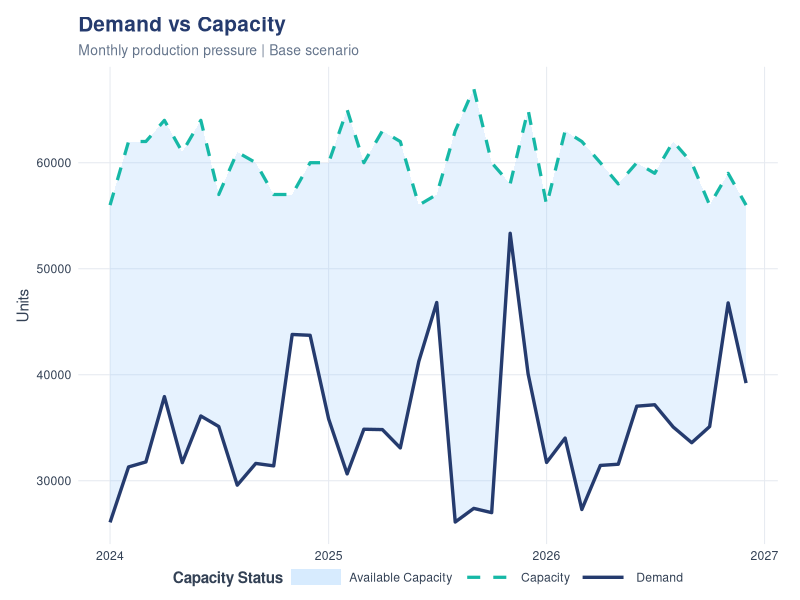
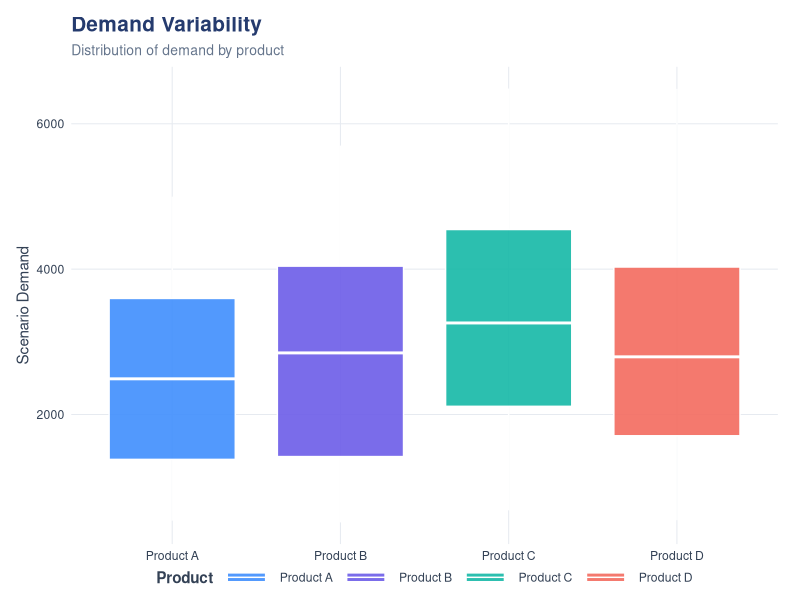
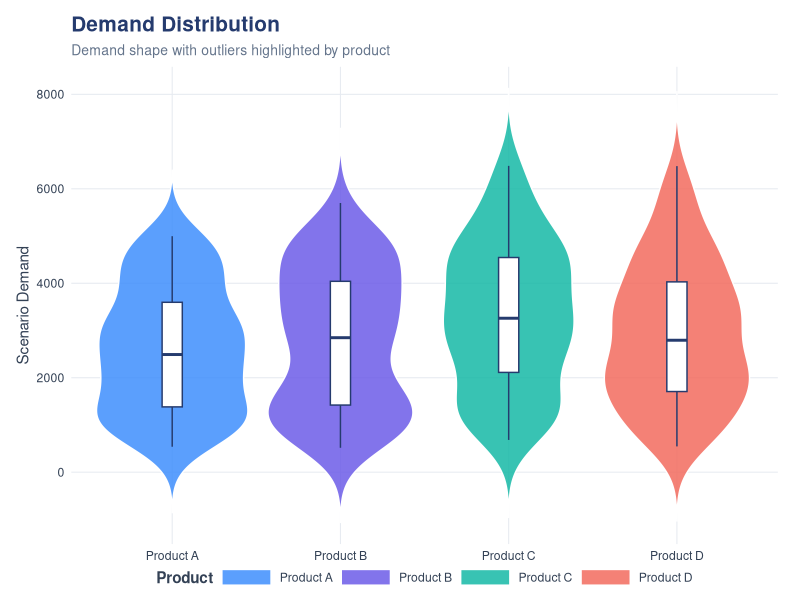
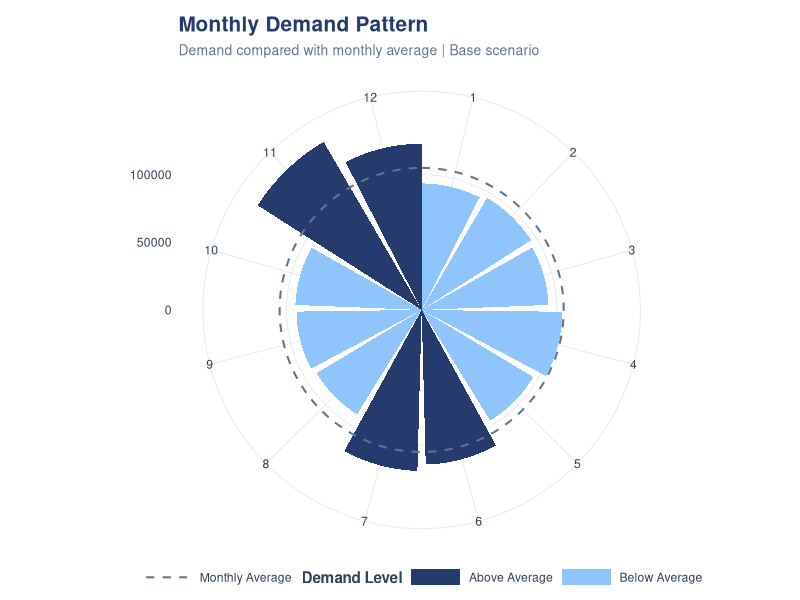
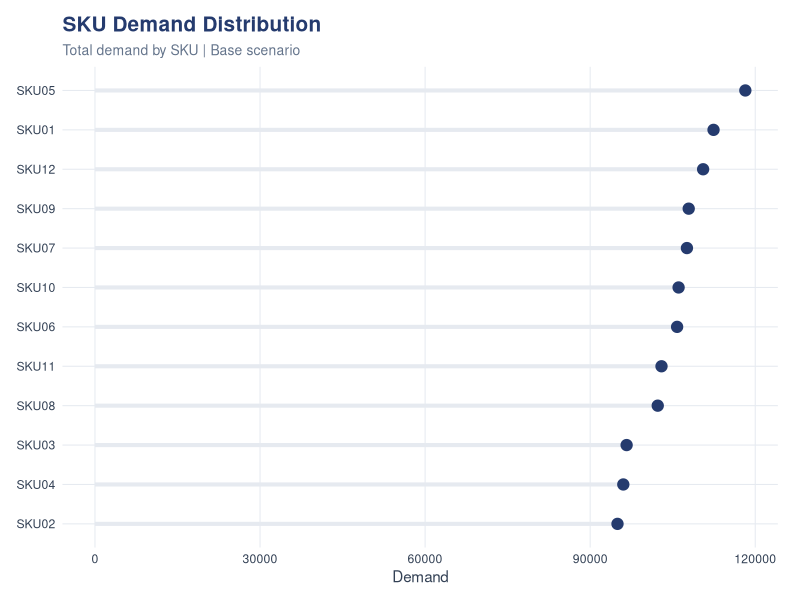
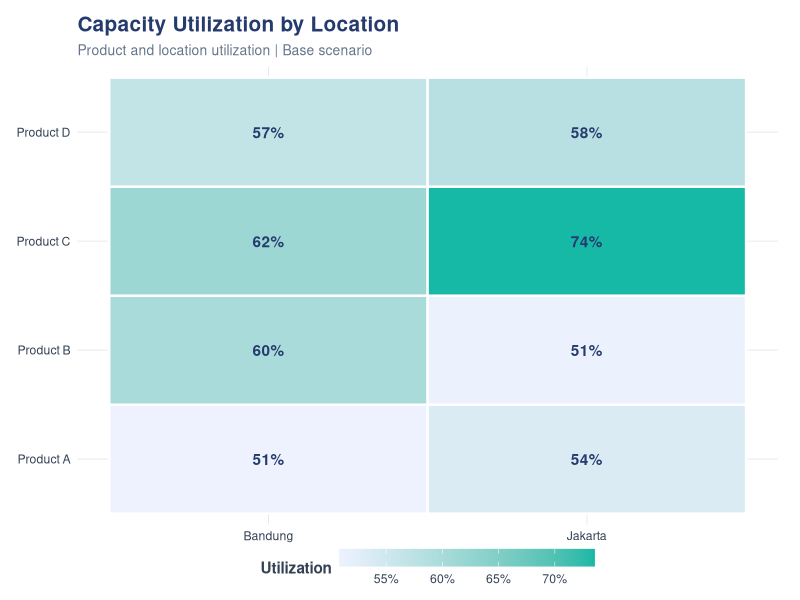
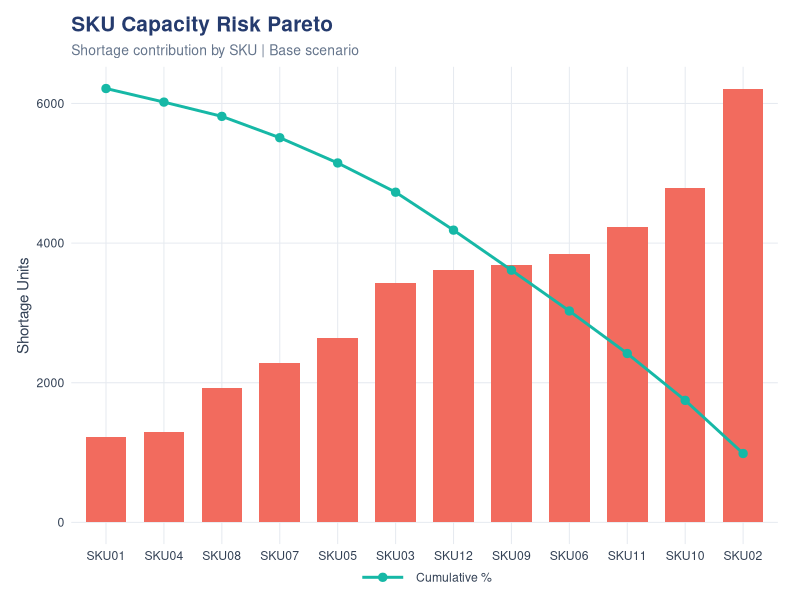
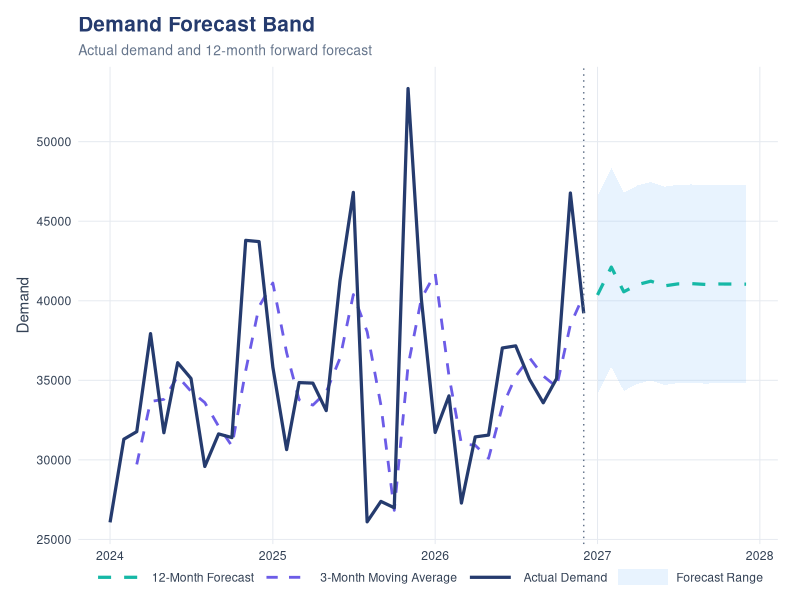

These figures' R source, in order:
#!/usr/bin/env Rscript

suppressPackageStartupMessages({
  library(dplyr)
  library(ggplot2)
  library(lubridate)
  library(readr)
  library(tidyr)
})

root <- normalizePath(getwd(), mustWork = TRUE)
dataset_dir <- file.path(root, "dataset")
output_dir <- file.path(root, "output")
dir.create(dataset_dir, recursive = TRUE, showWarnings = FALSE)
dir.create(output_dir, recursive = TRUE, showWarnings = FALSE)

set.seed(123)
dataset <- expand.grid(
  Tanggal = seq(as.Date("2024-01-01"), as.Date("2026-12-01"), by = "month"),
  SKU = paste0("SKU", sprintf("%02d", 1:12))
) |>
  as_tibble() |>
  mutate(
    Tahun = year(Tanggal), Bulan = month(Tanggal), NamaBulan = format(Tanggal, "%B"),
    Produk = rep(c("Product A", "Product B", "Product C", "Product D"), length.out = n()),
    Kategori = if_else(Produk %in% c("Product A", "Product B"), "Food", "Drink"),
    Rasa = sample(c("Chocolate", "Berry", "Vanilla", "Original"), n(), replace = TRUE),
    Ukuran = sample(c("Small", "Medium", "Large"), n(), replace = TRUE),
    Packing = sample(c("Box", "Bottle"), n(), replace = TRUE),
    Lokasi = sample(c("Jakarta", "Bandung"), n(), replace = TRUE),
    Permintaan = round(runif(n(), 500, 5000) * case_when(
      Bulan %in% c(11, 12) ~ 1.30,
      Bulan %in% c(6, 7) ~ 1.15,
      TRUE ~ 1
    )),
    Harga = sample(c(5000, 7500, 10000, 15000), n(), replace = TRUE),
    Kapasitas = sample(c(4000, 5000, 6000), n(), replace = TRUE)
  )

step1 <- dataset |>
  mutate(TahunBulan = as.Date(sprintf("%d-%02d-01", Tahun, Bulan)),
         DemandValue = Permintaan * Harga)

step2 <- step1 |>
  group_by(TahunBulan, Tahun, Bulan, NamaBulan, SKU, Produk,
           Kategori, Rasa, Ukuran, Packing, Lokasi) |>
  summarise(Demand = sum(Permintaan, na.rm = TRUE),
            DemandValue = sum(DemandValue, na.rm = TRUE),
            Capacity = mean(Kapasitas, na.rm = TRUE),
            Harga = mean(Harga, na.rm = TRUE), .groups = "drop")

scenarios <- tibble(
  Scenario = c("-30%", "-20%", "-10%", "Base", "+10%", "+20%", "+30%"),
  Growth = c(-0.30, -0.20, -0.10, 0.00, 0.10, 0.20, 0.30)
)

demand_final <- crossing(step2, scenarios) |>
  mutate(ScenarioDemand = Demand * (1 + Growth),
         ScenarioValue = ScenarioDemand * Harga,
         Utilization = ScenarioDemand / Capacity,
         CapacityGap = Capacity - ScenarioDemand,
         RevenueImpact = ScenarioValue - DemandValue) |>
  arrange(TahunBulan, SKU, Scenario)

write_csv(dataset, file.path(dataset_dir, "dataset.csv"), na = "")
write_csv(step1, file.path(dataset_dir, "step1_prepared.csv"), na = "")
write_csv(step2, file.path(dataset_dir, "step2_aggregated.csv"), na = "")
write_csv(demand_final, file.path(dataset_dir, "demand_final.csv"), na = "")
write_csv(scenarios, file.path(dataset_dir, "scenarios.csv"), na = "")

base <- demand_final |> filter(Scenario == "Base")


# Modern, cohesive palette: deep blue, violet, aqua, coral, gold and slate.
COLORS <- list(
  navy = "#253B6E", violet = "#6C5CE7", aqua = "#16B8A6", blue = "#3F8EFC",
  sky = "#8EC5FC", coral = "#F26B5E", gold = "#F2B134", plum = "#9B6DFF",
  slate = "#64748B", grid = "#E6EAF0", text = "#334155", white = "#FFFFFF"
)
PRODUCT_COLORS <- c("Product A" = "#3F8EFC", "Product B" = "#6C5CE7", "Product C" = "#16B8A6", "Product D" = "#F26B5E")
theme_project <- theme_minimal(base_size = 11) +
  theme(
    plot.background = element_rect(fill = COLORS$white, color = NA),
    panel.background = element_rect(fill = COLORS$white, color = NA),
    panel.grid.minor = element_blank(),
    panel.grid.major = element_line(color = COLORS$grid, linewidth = .35),
    axis.text = element_text(color = COLORS$text), axis.title = element_text(color = COLORS$text),
    plot.title = element_text(face = "bold", size = 15, color = COLORS$navy),
    plot.subtitle = element_text(size = 10, color = COLORS$slate), legend.position = "bottom",
    legend.key.width = unit(1.3, "cm"), legend.key.height = unit(.45, "cm"),
    legend.spacing.x = unit(.25, "cm"), legend.box.spacing = unit(4, "pt"),
    legend.margin = margin(0, 0, 0, 0),
    legend.title = element_text(face = "bold", color = COLORS$text),
    legend.text = element_text(color = COLORS$text),
    plot.margin = margin(12, 16, 10, 12)
  )
save_plot <- function(name, plot, width = 10, height = 6) {
  ggsave(file.path(output_dir, name), plot, width = width, height = height, dpi = 150, bg = COLORS$white)
}

monthly <- base |>
  group_by(TahunBulan) |>
  summarise(Demand = sum(ScenarioDemand), Capacity = sum(Capacity), .groups = "drop") |>
  mutate(
    GapType = if_else(Demand > Capacity, "Production Shortage", "Available Capacity"),
    BandLow = pmin(Demand, Capacity),
    BandHigh = pmax(Demand, Capacity)
  )
p1 <- ggplot(monthly, aes(TahunBulan)) +
  geom_ribbon(aes(ymin = BandLow, ymax = BandHigh, fill = GapType), alpha = .22) +
  geom_line(aes(y = Demand, color = "Demand", linetype = "Demand"), linewidth = 1.15) +
  geom_line(aes(y = Capacity, color = "Capacity", linetype = "Capacity"), linewidth = 1.1) +
  scale_color_manual(values = c(Demand = COLORS$navy, Capacity = COLORS$aqua), name = NULL) +
  scale_linetype_manual(values = c(Demand = "solid", Capacity = "dashed"), name = NULL) +
  scale_fill_manual(values = c("Production Shortage" = COLORS$coral, "Available Capacity" = COLORS$sky), name = "Capacity Status") +
  labs(title = "Demand vs Capacity", subtitle = "Monthly production pressure | Base scenario", x = NULL, y = "Units") +
  guides(fill = guide_legend(order = 2, override.aes = list(alpha = .35))) +
  theme_project
save_plot("01_demand_vs_capacity.png", p1)

p2 <- ggplot(base, aes(Produk, ScenarioDemand, fill = Produk)) +
  geom_boxplot(color = COLORS$white, alpha = .9, outlier.color = COLORS$gold, outlier.alpha = .7) +
  scale_fill_manual(values = PRODUCT_COLORS, name = "Product") +
  labs(title = "Demand Variability", subtitle = "Distribution of demand by product", x = NULL, y = "Scenario Demand") + theme_project
save_plot("02_demand_variability_boxplot.png", p2)

p3 <- ggplot(base, aes(Produk, ScenarioDemand, fill = Produk)) +
  geom_violin(color = COLORS$white, alpha = .85, trim = FALSE) +
  geom_boxplot(width = .12, fill = COLORS$white, color = COLORS$navy,
               outlier.shape = 21, outlier.fill = COLORS$gold,
               outlier.color = COLORS$navy, outlier.size = 2.4,
               outlier.stroke = .5) +
  scale_fill_manual(values = PRODUCT_COLORS, name = "Product") +
  labs(title = "Demand Distribution", subtitle = "Demand shape with outliers highlighted by product", x = NULL, y = "Scenario Demand") + theme_project
save_plot("03_demand_distribution_violin.png", p3)


seasonality <- base |> group_by(Bulan) |> summarise(Demand = sum(ScenarioDemand), .groups = "drop") |>
  mutate(AverageDemand = mean(Demand),
         DemandLevel = if_else(Demand >= AverageDemand, "Above Average", "Below Average"))
p4 <- ggplot(seasonality, aes(Bulan, Demand)) +
  geom_col(aes(fill = DemandLevel), width = .9) +
  geom_hline(aes(yintercept = AverageDemand, linetype = "Monthly Average"), color = COLORS$slate, linewidth = .7) +
  scale_fill_manual(values = c("Above Average" = COLORS$navy, "Below Average" = COLORS$sky), name = "Demand Level") +
  scale_linetype_manual(values = c("Monthly Average" = "dashed"), name = NULL) +
  coord_polar() + scale_x_continuous(breaks = 1:12) +
  labs(title = "Monthly Demand Pattern", subtitle = "Demand compared with monthly average | Base scenario", x = NULL, y = NULL) + theme_project
save_plot("04_monthly_demand_polar.png", p4)

sku_demand <- base |> group_by(SKU) |> summarise(Demand = sum(ScenarioDemand), .groups = "drop")
p5 <- ggplot(sku_demand, aes(Demand, reorder(SKU, Demand))) +
  geom_segment(aes(x = 0, xend = Demand, y = reorder(SKU, Demand), yend = reorder(SKU, Demand)), color = COLORS$grid, linewidth = 1.4) +
  geom_point(size = 3.5, color = COLORS$navy) +
  labs(title = "SKU Demand Distribution", subtitle = "Total demand by SKU | Base scenario", x = "Demand", y = NULL) + theme_project
save_plot("05_sku_demand_dotplot.png", p5)

utilization <- base |> group_by(Produk, Lokasi) |> summarise(Utilization = sum(ScenarioDemand) / sum(Capacity), .groups = "drop")
p6 <- ggplot(utilization, aes(Lokasi, Produk, fill = Utilization)) +
  geom_tile(color = COLORS$white, linewidth = .8) + geom_text(aes(label = paste0(round(Utilization * 100), "%")), color = COLORS$navy, fontface = "bold") +
  scale_fill_gradient(low = "#EEF2FF", high = COLORS$aqua, labels = scales::percent, name = "Utilization") +
  labs(title = "Capacity Utilization by Location", subtitle = "Product and location utilization | Base scenario", x = NULL, y = NULL) + theme_project
save_plot("06_capacity_utilization_heatmap.png", p6)

risk <- base |> group_by(SKU) |> summarise(Shortage = sum(pmax(-CapacityGap, 0)), .groups = "drop") |> arrange(desc(Shortage)) |> mutate(CumPct = if (sum(Shortage) > 0) cumsum(Shortage) / sum(Shortage) * 100 else rep(0, n()))
max_shortage <- max(risk$Shortage, 1)
p7 <- ggplot(risk, aes(reorder(SKU, Shortage), Shortage)) +
  geom_col(fill = COLORS$coral, width = .7) +
  geom_line(aes(y = CumPct / 100 * max_shortage, group = 1, color = "Cumulative %"), linewidth = 1) +
  geom_point(aes(y = CumPct / 100 * max_shortage, color = "Cumulative %"), size = 2.5) +
  scale_color_manual(values = c("Cumulative %" = COLORS$aqua), name = NULL) +
  labs(title = "SKU Capacity Risk Pareto", subtitle = "Shortage contribution by SKU | Base scenario", x = NULL, y = "Shortage Units") + theme_project
save_plot("07_sku_capacity_risk_pareto.png", p7)

# Recursive 3-month moving average, projected 12 months forward.
df <- monthly |> arrange(TahunBulan) |> mutate(Forecast = (Demand + lag(Demand) + lag(Demand, 2)) / 3)
future <- tibble(TahunBulan = seq(max(df$TahunBulan) %m+% months(1), max(df$TahunBulan) %m+% months(12), by = "month"), Forecast = NA_real_)
for (i in seq_len(nrow(future))) {
  values <- c(tail(df$Demand, 3), future$Forecast[seq_len(i - 1)])
  future$Forecast[i] <- mean(tail(values, 3), na.rm = TRUE)
}
sd_demand <- sd(df$Demand, na.rm = TRUE)
future <- future |> mutate(Upper = Forecast + sd_demand, Lower = Forecast - sd_demand)
forecast_plot <- ggplot() +
  geom_ribbon(data = future, aes(TahunBulan, ymin = Lower, ymax = Upper, fill = "Forecast Range"), alpha = .2) +
  geom_line(data = df |> filter(!is.na(Forecast)), aes(TahunBulan, Forecast, color = "3-Month Moving Average", linetype = "3-Month Moving Average"), linewidth = .95) +
  geom_line(data = df, aes(TahunBulan, Demand, color = "Actual Demand", linetype = "Actual Demand"), linewidth = 1.1) +
  geom_line(data = future, aes(TahunBulan, Forecast, color = "12-Month Forecast", linetype = "12-Month Forecast"), linewidth = 1.1) +
  geom_vline(xintercept = max(df$TahunBulan), linetype = "dotted", color = COLORS$slate) +
  scale_color_manual(values = c("Actual Demand" = COLORS$navy, "3-Month Moving Average" = COLORS$violet, "12-Month Forecast" = COLORS$aqua), name = NULL) +
  scale_linetype_manual(values = c("Actual Demand" = "solid", "3-Month Moving Average" = "dashed", "12-Month Forecast" = "dashed"), name = NULL) +
  scale_fill_manual(values = c("Forecast Range" = COLORS$sky), name = NULL) +
  labs(title = "Demand Forecast Band", subtitle = "Actual demand and 12-month forward forecast", x = NULL, y = "Demand") + theme_project
save_plot("08_demand_forecast_band.png", forecast_plot)

forecast_export <- bind_rows(df |> mutate(Lower = NA_real_, Upper = NA_real_, Type = "Historical"), future |> mutate(Demand = NA_real_, Type = "Forecast")) |> select(TahunBulan, Demand, Forecast, Lower, Upper, Type)
write_csv(forecast_export, file.path(dataset_dir, "demand_forecast.csv"), na = "")
cat("Generated", nrow(dataset), "dataset rows and", nrow(demand_final), "demand_final rows.\n")
cat("CSV directory:", dataset_dir, "\nPNG directory:", output_dir, "\n")
